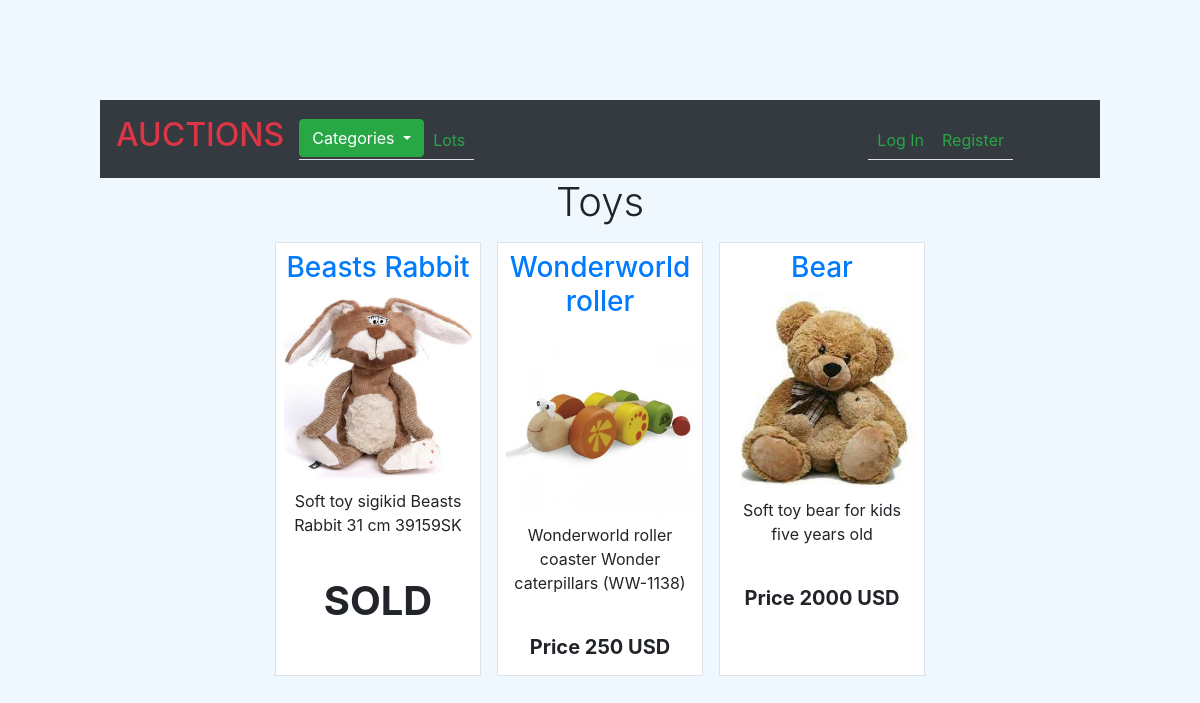
Before: /categories/1/ with the older database file.
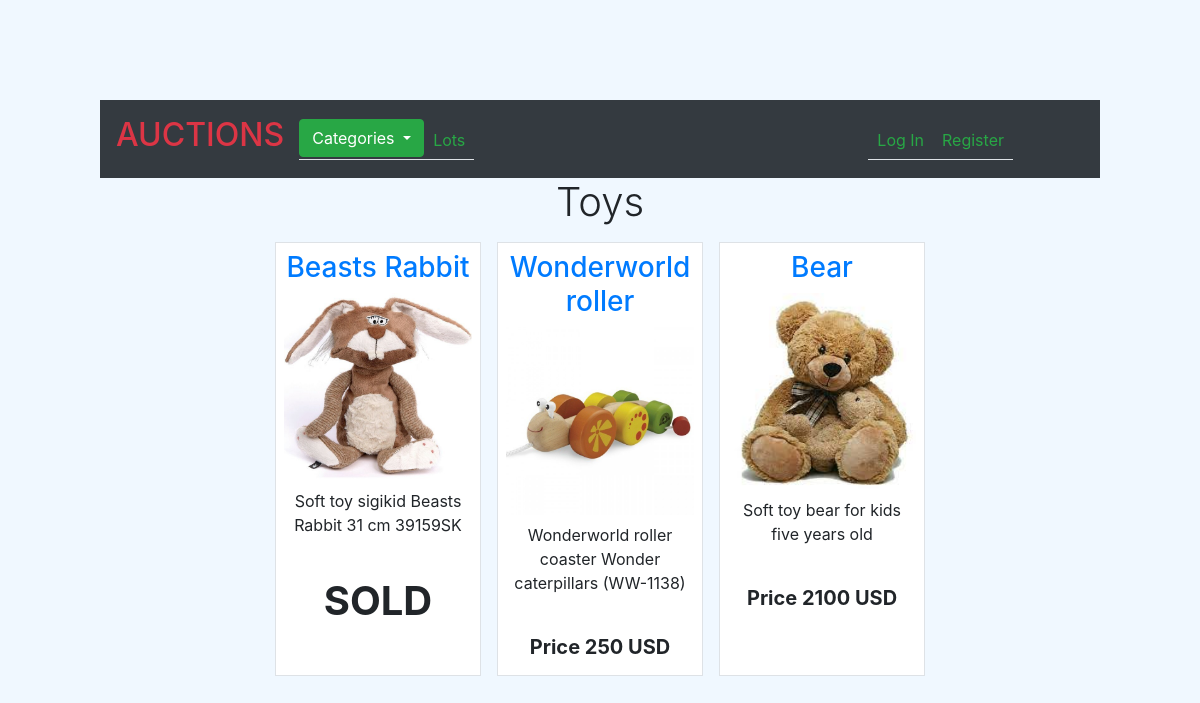
After: the same page with the newer database file.
### auctions/models.py (models this page shows, shortened)
class Auction(models.Model):
    lot = models.CharField(max_length=64, verbose_name="Name of product")
    description = models.TextField(verbose_name="Description of product")
    first_rate = models.IntegerField(verbose_name="Starting price")
    category_id = models.ForeignKey(
        Category, on_delete=models.CASCADE, related_name="catauctions", verbose_name="Product categories")
    image = models.ImageField()
    user_id = models.ForeignKey(
        User, on_delete=models.CASCADE, related_name="useauctions")
    is_active = models.BooleanField(default=True)

class Rate(models.Model):
    current_rate = models.IntegerField(verbose_name="")
    lot_id = models.ForeignKey(
        Auction, on_delete=models.CASCADE, related_name="aucrates")
    user_id = models.ForeignKey(
        User, on_delete=models.CASCADE, related_name="userates")

### auctions/views.py (the view)
# urls.py: path("categories/<int:category_id>/", views.category, name="category"),
def category(request, category_id):
    auctions = Auction.objects.filter(category_id= category_id)
    category = Category.objects.filter(id=category_id)
    name = category.first().name
    categories = Category.objects.all()
    return render(request, "auctions/category.html", {"auctions": auctions, "categories": categories, "name": name})

### auctions/templates/auctions/category.html
{% extends "auctions/layout.html" %}
{% block body %}
    <h2 class="display-6 text-center">{{name}}</h2>
    <div class="row row-cols-5 justify-content-md-center">
    {% for auction in auctions %}
        <div class="col p-2 m-2 border text-bg-white bg-white">
            <a href="{% url 'auction_view' category_id=auction.category_id.id auction_id=auction.id %}"><h3 class="h3 text-center">{{ auction.lot }}</h3></a>
            <a href="{% url 'auction_view' category_id=auction.category_id.id auction_id=auction.id %}"><img class="mx-auto d-block img-fluid m-2" src="/static/auctions/images/{{auction.image.name}}" alt="Photo of object" ></a>
            <p class="text-center">{{ auction.description }}</p>
            <br>
            {% if auction.is_active %}
                <h5 class="h5 text-center"><b>Price {{ auction.aucrates.last.current_rate }} USD</b></h5>
            {% else %}
                <h1 class="text-center"><b>SOLD</b></h1>
            {% endif %}
        </div>
    {% endfor %}
    </div>
{% endblock %}

Changed rows visible on the page:
changed through a linked row, Auction "Bear": aucrates.last.current_rate "2000" → "2100"
